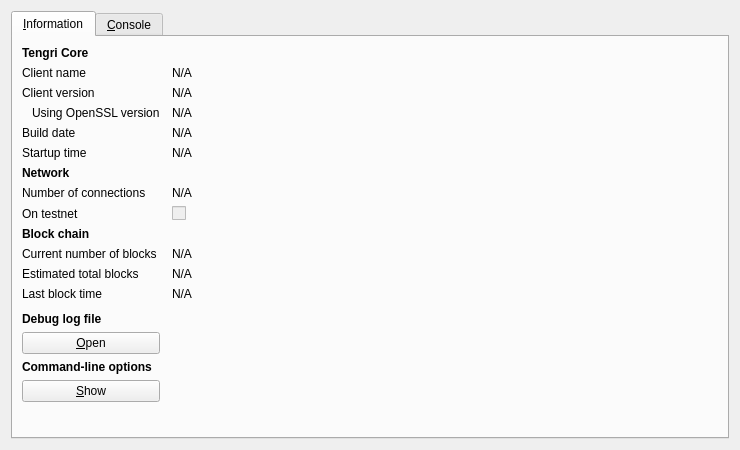
<?xml version="1.0" encoding="UTF-8"?>
<ui version="4.0">
 <class>RPCConsole</class>
 <widget class="QDialog" name="RPCConsole">
  <property name="geometry">
   <rect>
    <x>0</x>
    <y>0</y>
    <width>740</width>
    <height>450</height>
   </rect>
  </property>
  <property name="windowTitle">
   <string>Tengri - Debug window</string>
  </property>
  <layout class="QVBoxLayout" name="verticalLayout_2">
   <item>
    <widget class="QTabWidget" name="tabWidget">
     <property name="currentIndex">
      <number>0</number>
     </property>
     <widget class="QWidget" name="tab_info">
      <attribute name="title">
       <string>&amp;Information</string>
      </attribute>
      <layout class="QGridLayout" name="gridLayout" columnstretch="0,1">
       <property name="horizontalSpacing">
        <number>12</number>
       </property>
       <item row="0" column="0">
        <widget class="QLabel" name="label_9">
         <property name="font">
          <font>
           <weight>75</weight>
           <bold>true</bold>
          </font>
         </property>
         <property name="text">
          <string>Tengri Core</string>
         </property>
        </widget>
       </item>
       <item row="1" column="0">
        <widget class="QLabel" name="label_5">
         <property name="text">
          <string>Client name</string>
         </property>
        </widget>
       </item>
       <item row="1" column="1">
        <widget class="QLabel" name="clientName">
         <property name="cursor">
          <cursorShape>IBeamCursor</cursorShape>
         </property>
         <property name="text">
          <string>N/A</string>
         </property>
         <property name="textFormat">
          <enum>Qt::PlainText</enum>
         </property>
         <property name="textInteractionFlags">
          <set>Qt::LinksAccessibleByMouse|Qt::TextSelectableByKeyboard|Qt::TextSelectableByMouse</set>
         </property>
        </widget>
       </item>
       <item row="2" column="0">
        <widget class="QLabel" name="label_6">
         <property name="text">
          <string>Client version</string>
         </property>
        </widget>
       </item>
       <item row="2" column="1">
        <widget class="QLabel" name="clientVersion">
         <property name="cursor">
          <cursorShape>IBeamCursor</cursorShape>
         </property>
         <property name="text">
          <string>N/A</string>
         </property>
         <property name="textFormat">
          <enum>Qt::PlainText</enum>
         </property>
         <property name="textInteractionFlags">
          <set>Qt::LinksAccessibleByMouse|Qt::TextSelectableByKeyboard|Qt::TextSelectableByMouse</set>
         </property>
        </widget>
       </item>
       <item row="3" column="0">
        <widget class="QLabel" name="label_14">
         <property name="text">
          <string>Using OpenSSL version</string>
         </property>
         <property name="indent">
          <number>10</number>
         </property>
        </widget>
       </item>
       <item row="3" column="1">
        <widget class="QLabel" name="openSSLVersion">
         <property name="cursor">
          <cursorShape>IBeamCursor</cursorShape>
         </property>
         <property name="text">
          <string>N/A</string>
         </property>
         <property name="textFormat">
          <enum>Qt::PlainText</enum>
         </property>
         <property name="textInteractionFlags">
          <set>Qt::LinksAccessibleByMouse|Qt::TextSelectableByKeyboard|Qt::TextSelectableByMouse</set>
         </property>
        </widget>
       </item>
       <item row="4" column="0">
        <widget class="QLabel" name="label_12">
         <property name="text">
          <string>Build date</string>
         </property>
        </widget>
       </item>
       <item row="4" column="1">
        <widget class="QLabel" name="buildDate">
         <property name="cursor">
          <cursorShape>IBeamCursor</cursorShape>
         </property>
         <property name="text">
          <string>N/A</string>
         </property>
         <property name="textFormat">
          <enum>Qt::PlainText</enum>
         </property>
         <property name="textInteractionFlags">
          <set>Qt::LinksAccessibleByMouse|Qt::TextSelectableByKeyboard|Qt::TextSelectableByMouse</set>
         </property>
        </widget>
       </item>
       <item row="5" column="0">
        <widget class="QLabel" name="label_13">
         <property name="text">
          <string>Startup time</string>
         </property>
        </widget>
       </item>
       <item row="5" column="1">
        <widget class="QLabel" name="startupTime">
         <property name="cursor">
          <cursorShape>IBeamCursor</cursorShape>
         </property>
         <property name="text">
          <string>N/A</string>
         </property>
         <property name="textFormat">
          <enum>Qt::PlainText</enum>
         </property>
         <property name="textInteractionFlags">
          <set>Qt::LinksAccessibleByMouse|Qt::TextSelectableByKeyboard|Qt::TextSelectableByMouse</set>
         </property>
        </widget>
       </item>
       <item row="6" column="0">
        <widget class="QLabel" name="label_11">
         <property name="font">
          <font>
           <weight>75</weight>
           <bold>true</bold>
          </font>
         </property>
         <property name="text">
          <string>Network</string>
         </property>
        </widget>
       </item>
       <item row="7" column="0">
        <widget class="QLabel" name="label_7">
         <property name="text">
          <string>Number of connections</string>
         </property>
        </widget>
       </item>
       <item row="7" column="1">
        <widget class="QLabel" name="numberOfConnections">
         <property name="cursor">
          <cursorShape>IBeamCursor</cursorShape>
         </property>
         <property name="text">
          <string>N/A</string>
         </property>
         <property name="textFormat">
          <enum>Qt::PlainText</enum>
         </property>
         <property name="textInteractionFlags">
          <set>Qt::LinksAccessibleByMouse|Qt::TextSelectableByKeyboard|Qt::TextSelectableByMouse</set>
         </property>
        </widget>
       </item>
       <item row="8" column="0">
        <widget class="QLabel" name="label_8">
         <property name="text">
          <string>On testnet</string>
         </property>
        </widget>
       </item>
       <item row="8" column="1">
        <widget class="QCheckBox" name="isTestNet">
         <property name="enabled">
          <bool>false</bool>
         </property>
         <property name="text">
          <string/>
         </property>
        </widget>
       </item>
       <item row="9" column="0">
        <widget class="QLabel" name="label_10">
         <property name="font">
          <font>
           <weight>75</weight>
           <bold>true</bold>
          </font>
         </property>
         <property name="text">
          <string>Block chain</string>
         </property>
        </widget>
       </item>
       <item row="10" column="0">
        <widget class="QLabel" name="label_3">
         <property name="text">
          <string>Current number of blocks</string>
         </property>
        </widget>
       </item>
       <item row="10" column="1">
        <widget class="QLabel" name="numberOfBlocks">
         <property name="cursor">
          <cursorShape>IBeamCursor</cursorShape>
         </property>
         <property name="text">
          <string>N/A</string>
         </property>
         <property name="textFormat">
          <enum>Qt::PlainText</enum>
         </property>
         <property name="textInteractionFlags">
          <set>Qt::LinksAccessibleByMouse|Qt::TextSelectableByKeyboard|Qt::TextSelectableByMouse</set>
         </property>
        </widget>
       </item>
       <item row="11" column="0">
        <widget class="QLabel" name="label_4">
         <property name="text">
          <string>Estimated total blocks</string>
         </property>
        </widget>
       </item>
       <item row="11" column="1">
        <widget class="QLabel" name="totalBlocks">
         <property name="cursor">
          <cursorShape>IBeamCursor</cursorShape>
         </property>
         <property name="text">
          <string>N/A</string>
         </property>
         <property name="textFormat">
          <enum>Qt::PlainText</enum>
         </property>
         <property name="textInteractionFlags">
          <set>Qt::LinksAccessibleByMouse|Qt::TextSelectableByKeyboard|Qt::TextSelectableByMouse</set>
         </property>
        </widget>
       </item>
       <item row="12" column="0">
        <widget class="QLabel" name="label_2">
         <property name="text">
          <string>Last block time</string>
         </property>
        </widget>
       </item>
       <item row="12" column="1">
        <widget class="QLabel" name="lastBlockTime">
         <property name="cursor">
          <cursorShape>IBeamCursor</cursorShape>
         </property>
         <property name="text">
          <string>N/A</string>
         </property>
         <property name="textFormat">
          <enum>Qt::PlainText</enum>
         </property>
         <property name="textInteractionFlags">
          <set>Qt::LinksAccessibleByMouse|Qt::TextSelectableByKeyboard|Qt::TextSelectableByMouse</set>
         </property>
        </widget>
       </item>
       <item row="13" column="0">
        <spacer name="verticalSpacer_2">
         <property name="orientation">
          <enum>Qt::Vertical</enum>
         </property>
         <property name="sizeHint" stdset="0">
          <size>
           <width>20</width>
           <height>20</height>
          </size>
         </property>
        </spacer>
       </item>
       <item row="14" column="0">
        <widget class="QLabel" name="labelDebugLogfile">
         <property name="font">
          <font>
           <weight>75</weight>
           <bold>true</bold>
          </font>
         </property>
         <property name="text">
          <string>Debug log file</string>
         </property>
        </widget>
       </item>
       <item row="15" column="0">
        <widget class="QPushButton" name="openDebugLogfileButton">
         <property name="toolTip">
          <string>Open the Tengri debug log file from the current data directory. This can take a few seconds for large log files.</string>
         </property>
         <property name="text">
          <string>&amp;Open</string>
         </property>
         <property name="autoDefault">
          <bool>false</bool>
         </property>
        </widget>
       </item>
       <item row="16" column="0">
        <widget class="QLabel" name="labelCLOptions">
         <property name="font">
          <font>
           <weight>75</weight>
           <bold>true</bold>
          </font>
         </property>
         <property name="text">
          <string>Command-line options</string>
         </property>
        </widget>
       </item>
       <item row="17" column="0">
        <widget class="QPushButton" name="showCLOptionsButton">
         <property name="toolTip">
          <string>Show the Tengri-Qt help message to get a list with possible Tengri command-line options.</string>
         </property>
         <property name="text">
          <string>&amp;Show</string>
         </property>
         <property name="autoDefault">
          <bool>false</bool>
         </property>
        </widget>
       </item>
       <item row="18" column="0">
        <spacer name="verticalSpacer">
         <property name="orientation">
          <enum>Qt::Vertical</enum>
         </property>
         <property name="sizeHint" stdset="0">
          <size>
           <width>20</width>
           <height>40</height>
          </size>
         </property>
        </spacer>
       </item>
      </layout>
     </widget>
     <widget class="QWidget" name="tab_console">
      <attribute name="title">
       <string>&amp;Console</string>
      </attribute>
      <layout class="QVBoxLayout" name="verticalLayout_3">
       <property name="spacing">
        <number>3</number>
       </property>
       <item>
        <widget class="QTextEdit" name="messagesWidget">
         <property name="minimumSize">
          <size>
           <width>0</width>
           <height>100</height>
          </size>
         </property>
         <property name="readOnly">
          <bool>true</bool>
         </property>
         <property name="tabKeyNavigation" stdset="0">
          <bool>false</bool>
         </property>
         <property name="columnCount" stdset="0">
          <number>2</number>
         </property>
        </widget>
       </item>
       <item>
        <layout class="QHBoxLayout" name="horizontalLayout">
         <property name="spacing">
          <number>3</number>
         </property>
         <item>
          <widget class="QLabel" name="label">
           <property name="text">
            <string notr="true">&gt;</string>
           </property>
          </widget>
         </item>
         <item>
          <widget class="QLineEdit" name="lineEdit"/>
         </item>
         <item>
          <widget class="QPushButton" name="clearButton">
           <property name="maximumSize">
            <size>
             <width>24</width>
             <height>24</height>
            </size>
           </property>
           <property name="toolTip">
            <string>Clear console</string>
           </property>
           <property name="text">
            <string/>
           </property>
           <property name="icon">
            <iconset resource="../bitcoin.qrc">
             <normaloff>:/icons/remove</normaloff>:/icons/remove</iconset>
           </property>
           <property name="shortcut">
            <string notr="true">Ctrl+L</string>
           </property>
           <property name="autoDefault">
            <bool>false</bool>
           </property>
          </widget>
         </item>
        </layout>
       </item>
      </layout>
     </widget>
    </widget>
   </item>
  </layout>
 </widget>
 <resources>
  <include location="../bitcoin.qrc"/>
 </resources>
 <connections/>
</ui>
